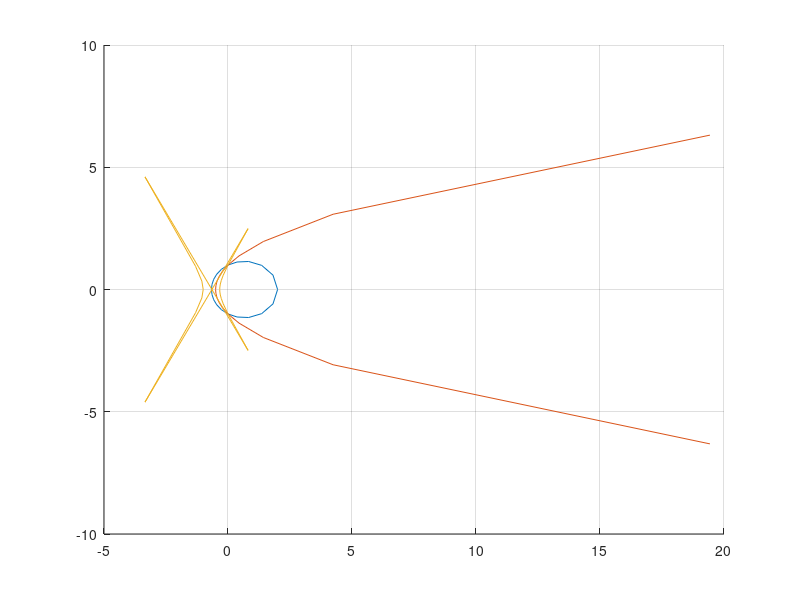

This chart was generated by the following MATLAB code: (Note: this script raises an error after producing the figure.)
%%
% 1)Вычислите векторное произведение (x) векторов a [1.3; -3.3; 0.5]
%
% и b [4.2; 6.5; -2.7].

a = [1.3; -3.3; 0.5];
b = [4.2; 6.5; -2.7];
x = cross(a, b)
%%
% 2)Для векторов a и b из п. 1 вычислите axb+bxa.

a = [1.3; -3.3; 0.5];
b = [4.2; 6.5; -2.7];
x = cross(a, b) + cross(b, a)
%%
% 3)Даны векторы a [3.5 0.1 0], b [0.5 2.1 0] и c [-0.2 -1.9 2.8].Вычислите
% смешанное произведение векторов a, b и c.

a = [3.5 0.1 0];
b = [0.5 2.1 0];
c = [-0.2 -1.9 2.8];
x = dot(a, cross(b, c))

%%
% 4) Вычислите внутреннее произведение векторов a, b из п. 3.

a = [3.5 0.1 0];
b = [0.5 2.1 0];
dot(a, b)
%%
% 5) Найдите объём параллелепипеда, заданного векторами a [1 2 3], b [4 5 6]
% и c [8 8 8].

a = [1 2 3];
b = [4 5 6];
c = [8 8 8];
x = dot(a, cross(b, c))
%%
% 6) Вычислите внешнее произведение векторов a [1 2 3] и b [4 4 5 5].

a = [1 2 3];
b = [4 4 5 5];
c = b .* a'
%%
% 7) Постройте на одних осях 3 конических сечения, заданных уравнением в полярной
% системе координат: ρ(1-ɛcosϕ) – a = 0. ɛ = 0.5, потом 1, потом 2, при этом a
% = 1 во всех 3 случаях. Угол ϕ задайте от –π до π с шагом 0.1*π.

phi = [-pi:0.1 * pi:pi];
ep = 0.5;
ro = 1 ./ (1 - ep .* cos(phi));
[x, y] = pol2cart(phi, ro);
figure
grid on
hold on
plot(x, y)
ep = 1;
ro = 1 ./ (1 - ep .* cos(phi));
[x, y] = pol2cart(phi, ro);
plot(x, y)
ep = 2;
ro = 1 ./ (1 - ep .* cos(phi));
[x, y] = pol2cart(phi, ro);
plot(x, y)

%%
% 8)Постройте так же, как и в п. 7, трёхмерный график (шаг ϕ примите равным
% 0.05*π), заданный тем же уравнением, считая, что оно задано в цилиндрической
% системе координат (примите z=ϕ), при этом транспонировав ρ (см. результат на
% рисунке 1 далее).

phi = -pi:0.05 * pi:pi;
ep = 0.5;
ro = 1 ./ (1 - ep .* cos(phi));
[x, y, z] = pol2cart(phi, ro', phi);
figure
plot3(x, y, z)
view([50.69 16.09])
grid on
figure
ep = 1;
ro = 1 ./ (1 - ep .* cos(phi));
[x, y, z] = pol2cart(phi, ro', phi);
plot3(x, y, z)
grid on
view([50.69 16.09])
figure
ep = 2;
ro = 1 ./ (1 - ep .* cos(phi));
[x, y, z] = pol2cart(phi, ro', phi);
plot3(x, y, z)
grid on
view([50.69 16.09])
%%
% 9)Постройте трёхмерный график, заданный уравнением в сферической системе координат:
% ρ = 1. Угол ϕ задайте от –π до π с шагом 0.01*π(рисунок 2).

ro = 1;
phi = -pi:0.01 * pi:pi;
figure
hold on
grid on
axis equal
[x, y, z] = sph2cart(phi, phi', 1);
plot3(x, y, z)
view([45, 45])

%%
% 10)Превратите ϕ (или что-то другое, надо догадаться) из строки в столбец и
% проверьте, как изменился график. (рисунок 3).
ro = 1;
phi = -pi:0.01 * pi:pi;
figure
hold on
grid on
axis equal
[x, y, z] = sph2cart(phi', phi, 1);
plot3(x, y, z)
view([-64.98 15.45])
